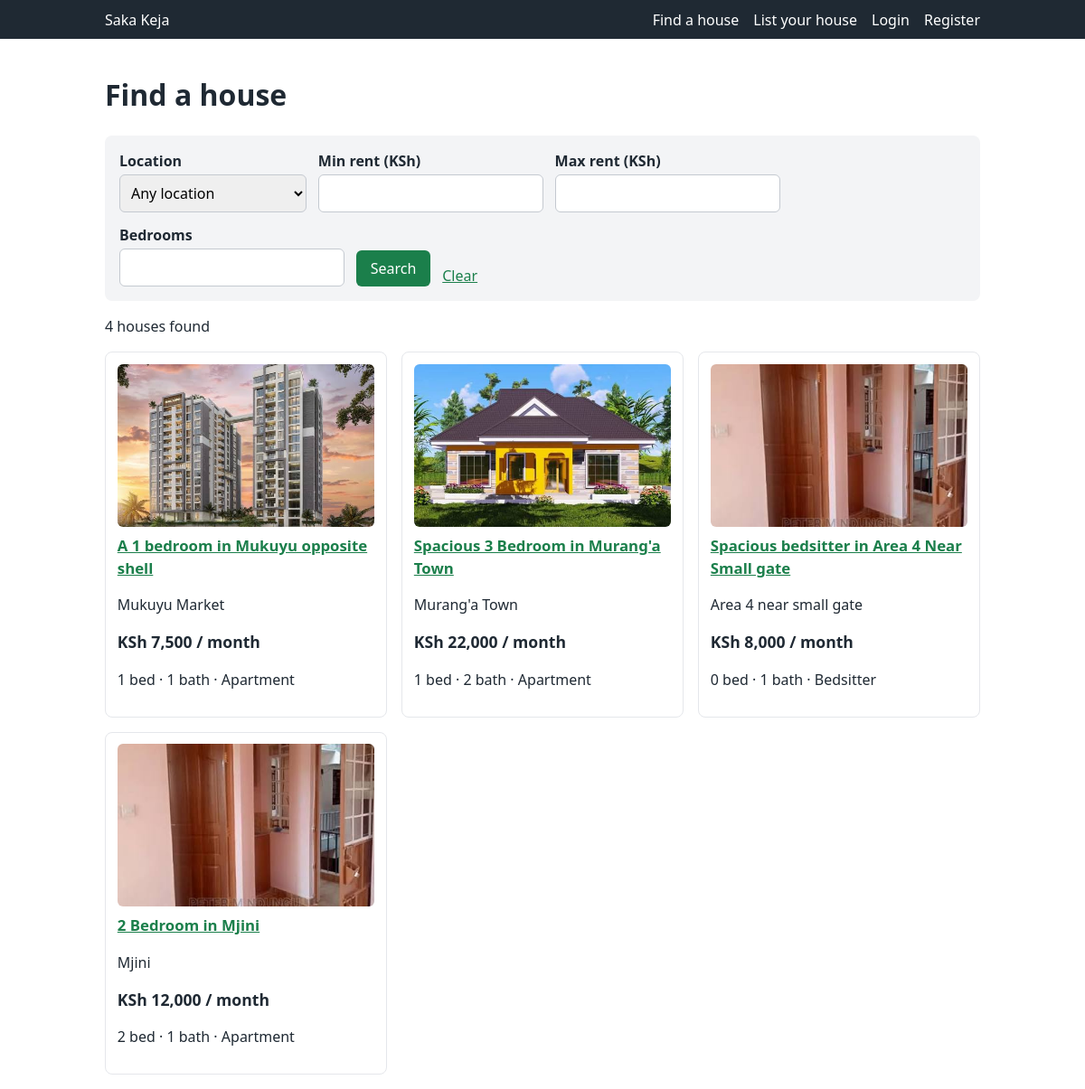
Page /properties/ on the committed database.
### properties/models.py (models this page shows, shortened)
class House(models.Model):
    class HouseType(models.TextChoices):
        APARTMENT = "apartment", "Apartment"
        STUDIO = "studio", "Studio"
        BEDSITTER = "bedsitter", "Bedsitter"
        BUNGALOW = "bungalow", "Bungalow"
        MAISONETTE = "maisonette", "Maisonette"
        OTHER = "other", "Other"
    class Status(models.TextChoices):
        VACANT = "vacant", "Vacant"
        OCCUPIED = "occupied", "Occupied"
    landlord = models.ForeignKey(
        settings.AUTH_USER_MODEL,
        on_delete=models.CASCADE,
        related_name="houses",
        limit_choices_to={"role": "landlord"},
    )
    location = models.ForeignKey(
        Location,
        on_delete=models.PROTECT,
        related_name="houses",
    )
    title = models.CharField(max_length=150)  # e.g. "2 Bedroom House in Murang'a Town"
    description = models.TextField(blank=True)
    rent = models.PositiveIntegerField(
        validators=[MinValueValidator(1)],
        help_text="Monthly rent in KSh",
    )
    bedrooms = models.PositiveSmallIntegerField(default=1)
    bathrooms = models.PositiveSmallIntegerField(default=1)
    house_type = models.CharField(
        max_length=20,
        choices=HouseType.choices,
        default=HouseType.APARTMENT,
    )
    status = models.CharField(
        max_length=10,
        choices=Status.choices,
        default=Status.VACANT,
    )
    created_at = models.DateTimeField(auto_now_add=True)
    updated_at = models.DateTimeField(auto_now=True)
    class Meta:
        ordering = ["-created_at"]
        indexes = [
            models.Index(fields=["location", "rent", "bedrooms"]),
            models.Index(fields=["status"]),
        ]

class HouseImage(models.Model):
    house = models.ForeignKey(
        House,
        on_delete=models.CASCADE,
        related_name="images",
    )
    image = models.ImageField(upload_to="houses/%Y/%m/")
    uploaded_at = models.DateTimeField(auto_now_add=True)
    class Meta:
        ordering = ["uploaded_at"]

class Location(models.Model):
    class LocationName(models.TextChoices):
        MURANGA_TOWN = "Murang'a Town", "Murang'a Town"
        MJINI = "Mjini", "Mjini"
        MUKUYU_MARKET = "Mukuyu Market", "Mukuyu Market"
        AREA_4 = "Area 4 near small gate", "Area 4 near small gate"
    name = models.CharField(
        max_length=100,
        choices=LocationName.choices,
        unique=True,
    )
    class Meta:
        ordering = ["name"]
    def __str__(self):
        return self.name

### properties/views.py (the view, shortened to what this page needs)
# urls.py: path("", views.house_list, name="house_list"),  # search + filters
def house_list(request):
    houses = (
        House.objects.filter(status=House.Status.VACANT)
        .select_related("location")
        .prefetch_related("images")
    )
    form = HouseSearchForm(request.GET or None)
    page_obj = Paginator(houses, 12).get_page(request.GET.get("page"))
    query = request.GET.copy()
    query.pop("page", None)
    return render(
        request,
        "properties/house_list.html",
        {"form": form, "page_obj": page_obj, "query": query.urlencode()},
    )

### properties/forms.py (shortened to what this page needs)
class HouseSearchForm(forms.Form):
    location = forms.ModelChoiceField(
        queryset=Location.objects.all(),
        required=False,
        empty_label="Any location",
    )
    min_rent = forms.IntegerField(required=False, min_value=0)
    max_rent = forms.IntegerField(required=False, min_value=0)
    bedrooms = forms.IntegerField(required=False, min_value=0)

### inquiries/context_processors.py (called while the page is built)
def unread_inquiries(request):
    user = request.user
    if user.is_authenticated and user.is_landlord:
        count = Inquiry.objects.filter(house__landlord=user, is_read=False).count()
        return {"unread_inquiries": count}
    return {}

### properties/templates/properties/house_list.html (shortened to what this page needs)
{% extends "properties/base.html" %}
{% block content %}
<h1>Find a house</h1>
<form method="get" class="search-form">
  <div class="field">
    <label for="{{ form.location.id_for_label }}">Location</label>
    {{ form.location }}
  </div>
  <div class="field">
    <label for="{{ form.min_rent.id_for_label }}">Min rent (KSh)</label>
    {{ form.min_rent }}
  </div>
  <div class="field">
    <label for="{{ form.max_rent.id_for_label }}">Max rent (KSh)</label>
    {{ form.max_rent }}
  </div>
  <div class="field">
    <label for="{{ form.bedrooms.id_for_label }}">Bedrooms</label>
    {{ form.bedrooms }}
  </div>
  <button type="submit">Search</button>
  <a href="{% url 'properties:house_list' %}">Clear</a>
</form>
<p class="result-count">
  {{ page_obj.paginator.count }} house{{ page_obj.paginator.count|pluralize }} found
</p>
{% if page_obj %}
  <div class="house-grid">
    {% for house in page_obj %}
      <article class="house-card">
        <a href="{% url 'properties:house_detail' house.pk %}">
          {% with image=house.images.all.0 %}
            {% if image %}
              <img src="{{ image.image.url }}" alt="{{ house.title }}" loading="lazy">
            {% else %}
              <div class="no-photo">No photo</div>
            {% endif %}
          {% endwith %}
        </a>
        <h2>
          <a href="{% url 'properties:house_detail' house.pk %}">{{ house.title }}</a>
        </h2>
        <p class="location">{{ house.location.name }}</p>
        <p class="rent">KSh {{ house.rent|floatformat:"0g" }} / month</p>
        <p class="meta">
          {{ house.bedrooms }} bed &middot;
          {{ house.bathrooms }} bath &middot;
          {{ house.get_house_type_display }}
        </p>
      </article>
    {% endfor %}
  </div>
{% else %}
  <p class="empty">No houses match your search. Try a wider rent range or a different location.</p>
{% endif %}
{% endblock %}

### properties/templates/properties/base.html (style rules this page uses)
:root { --green: #1b7f4b; --dark: #1f2933; --grey: #f3f4f6; --red: #c0392b; }
* { box-sizing: border-box; }
body { margin: 0; font-family: system-ui, sans-serif; color: var(--dark); background: #fff; line-height: 1.5; }
a { color: var(--green); }
img { max-width: 100%; display: block; }
.field { margin-bottom: .9rem; }
.field label { display: block; font-weight: 600; margin-bottom: .2rem; }
input[type=text], input[type=number], input[type=email], input[type=password], input[type=tel], select, textarea { width: 100%; max-width: 420px; padding: .5rem; border: 1px solid #c4c9d0; border-radius: 6px; font: inherit; }
button, .button { background: var(--green); color: #fff; border: 0; border-radius: 6px; padding: .5rem 1rem; font: inherit; cursor: pointer; text-decoration: none; display: inline-block; }
.search-form { display: flex; flex-wrap: wrap; gap: .8rem; align-items: flex-end; background: var(--grey); padding: 1rem; border-radius: 8px; }
.search-form .field { margin: 0; }
.house-grid, .photo-grid { display: grid; grid-template-columns: repeat(auto-fill, minmax(250px, 1fr)); gap: 1rem; }
.house-card, .inquiry { border: 1px solid #e5e7eb; border-radius: 8px; padding: .8rem; }
.house-card img, .photo img, .gallery img { width: 100%; height: 180px; object-fit: cover; border-radius: 6px; }
.house-card h2, .inquiry h2 { font-size: 1.05rem; margin: .5rem 0 .2rem; }
.rent { font-weight: 700; font-size: 1.1rem; margin: .2rem 0; }

### rows in the picture
House: images.all.0.image (picture), title "A 1 bedroom in Mukuyu opposite shell", location.name "Mukuyu Market", rent "7,500", bedrooms "1", bathrooms "1", house_type "Apartment"
House: images.all.0.image (picture), title "Spacious 3 Bedroom in Murang'a Town", location.name "Murang'a Town", rent "22,000", bedrooms "1", bathrooms "2", house_type "Apartment"
House: images.all.0.image (picture), title "Spacious bedsitter in Area 4 Near Small gate", location.name "Area 4 near small gate", rent "8,000", bedrooms "0", bathrooms "1", house_type "Bedsitter"
House: images.all.0.image (picture), title "2 Bedroom in Mjini", location.name "Mjini", rent "12,000", bedrooms "2", bathrooms "1", house_type "Apartment"

### other values in the picture
{{ page_obj.paginator.count }} "4"
